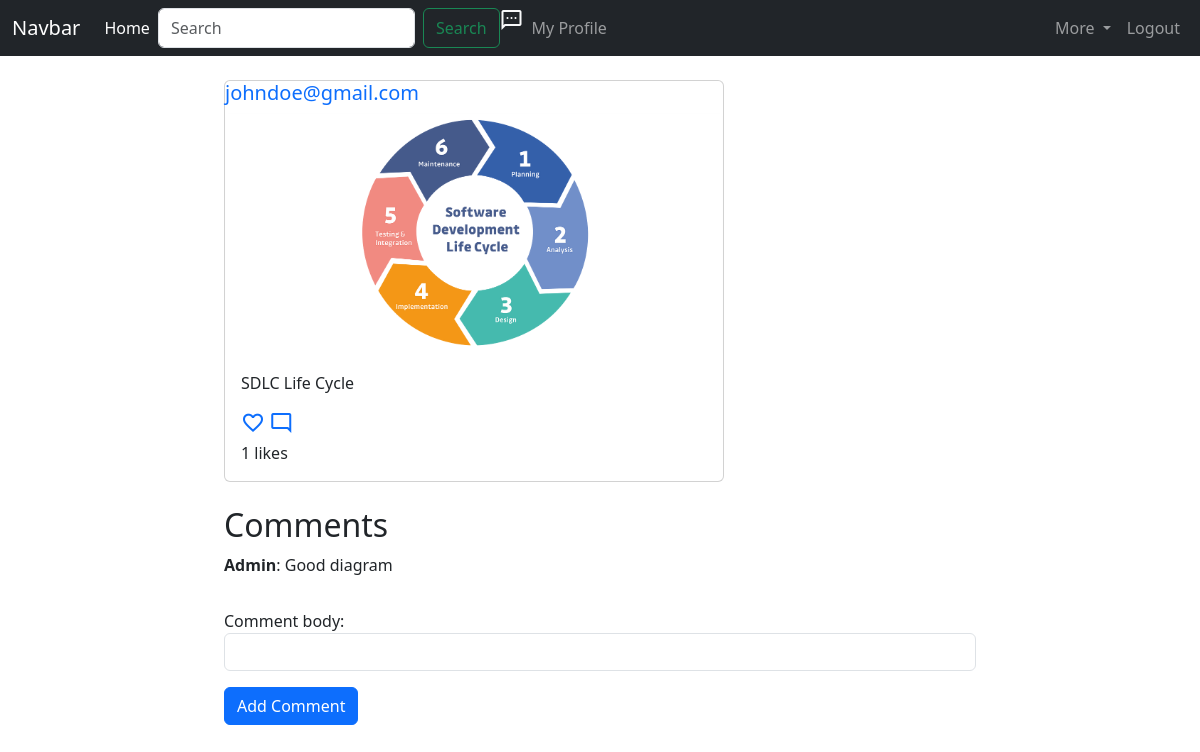
Screenshot of /post/2 (signed in) with the database file from the repository.
### base/models.py (models this page shows, shortened)
class Post(models.Model):
    picture = models.ImageField(null=True, blank=True)
    posted_by = models.ForeignKey(CustomUser, on_delete=models.CASCADE, related_name='posts')
    caption = models.CharField(max_length=100, blank=True, null=True)
    created_at = models.DateTimeField(auto_now_add=True)
    no_of_likes = models.ManyToManyField(CustomUser, related_name="postlikes", blank=True)
    @property
    def ImageURL(self):
        try:
            url = self.picture.url
        except:
            url = ''
        return url

class CustomUser(AbstractUser):
    username = models.CharField(max_length=50, blank=True, null=True)
    email = models.EmailField(_("email address"), unique=True)
    profile_photo = models.ImageField(blank=True, null=True)
    bio = models.TextField(max_length=500, blank=True)
    USERNAME_FIELD = "email"
    REQUIRED_FIELDS = []
    objects = CustomUserManager()
    def __str__(self):
        return self.email

class Comment(models.Model):
    commenter = models.ForeignKey(CustomUser, on_delete=models.CASCADE, related_name='comments')
    post = models.ForeignKey(Post, on_delete=models.CASCADE, related_name='comments')
    comment_body = models.CharField(max_length=50, null=True, blank=True)
    created_at = models.DateTimeField(auto_now_add=True)

### base/views.py (the view)
# urls.py: path("post/<int:pk>",views.view_post, name="view_post"),
def view_post(request, pk):
    post = Post.objects.get(id=pk)
    user = request.user
    if request.method == 'POST':
        form = CommentForm(request.POST)
        if form.is_valid():
            comment = form.save(commit=False)
            comment.post = post
            comment.commenter = user
            comment.save()
            return redirect('view_post', pk=pk)
    else:
        form = CommentForm()
    return render(request, 'post.html', {'post':post, 'form':form })

### base/forms.py
class CommentForm(forms.ModelForm):
    class Meta:
        model = Comment
        fields = ('comment_body',)
        widgets = {
            'comment_body': forms.TextInput(attrs={'class': 'form-control'}),
        }

### base/templates/post.html (shortened to what this page needs)
{% extends 'base.html' %}
{% block content %}
{% if post %}
<div class="container">
  <div class="row">
    <div class="col-md-6">
      <div class="card mb-4" style="max-width: 500px">
        <h5 class="card-title">
          <a
            href="{% url 'user_profile' post.posted_by.id %}"
            style="text-decoration: none"
            >{{post.posted_by}}</a
          >
        </h5>
        <img
          src="{{ post.ImageURL }}"
          class="card-img-top"
          alt="Post Image"
          style="max-width: 100%; height: auto"
        />
        <div class="card-body">
          <p class="card-text">{{post.caption}}</p>
          <span class="material-symbols-outlined">
            <form id="likeForm{{ post.id }}" action="{% url 'like_post' post.id %}" method="POST">
              <a href="#" onclick="toggleLike(event, '{{ post.id }}');" data-post-id="{{ post.id }}" class="like-button">favorite</a>
            </form>
          </span>
          <span class="material-symbols-outlined">
            <a href="#">mode_comment</a> </span
          ><br />
          <p class="card-text">{{post.no_of_likes.count}} likes</p>
        </div>
      </div>
    </div>
    <h2>Comments</h2>
    {% for comment in post.comments.all %}
    <p>
      <strong>{{ comment.commenter.username }}</strong>: {{ comment.comment_body }}
    </p>
    {% empty %}
    <p>No comments yet.</p>
    {% endfor %}
    <form method="post" action="{% url 'view_post' post.id %}">
        {{ form.as_p }}
      <button type="submit" class="btn btn-primary">Add Comment</button>
    </form>
  </div>
</div>
{% endif %}
{% endblock %}

### static/css/index.css (style rules this page uses)
a { text-decoration: none; }
.container { max-width: 800px; }
.row>* { flex-shrink: 0; width: 100%; max-width: 100%; }

### rows the page displays
Post: posted_by "johndoe@gmail.com", ImageURL (picture), caption "SDLC Life Cycle", no_of_likes.count "1"
Comment: commenter.username "Admin", comment_body "Good diagram"
